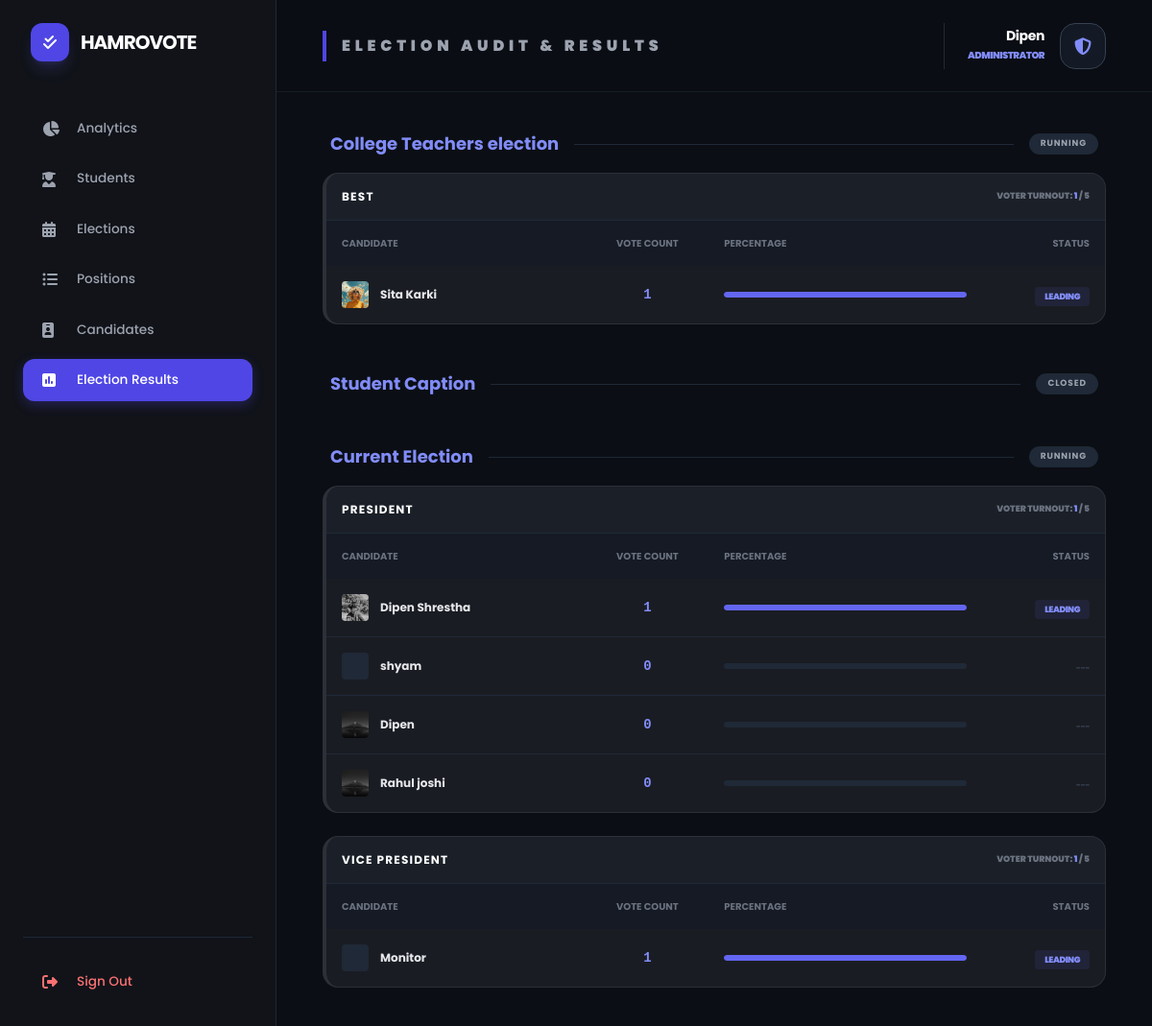
The app's page /election-results/ (signed in) with its own data.
### voter/models.py (models this page shows, shortened)
class Election(models.Model):
    title = models.CharField(max_length=200)
    description = models.TextField(blank=True, null=True)
    start_date = models.DateTimeField()
    end_date = models.DateTimeField()
    is_active = models.BooleanField(default=True)
    created_at = models.DateTimeField(auto_now_add=True)
    @property
    def status(self):
        now = timezone.now()
        if not self.is_active:
            return "Disabled"
        if now < self.start_date:
            return "Upcoming"
        elif now > self.end_date:
            return "Closed"
        return "Running"
    class Meta:
        ordering = ['-start_date']

class Position(models.Model):
    election = models.ForeignKey(Election, on_delete=models.CASCADE, related_name='positions')
    title = models.CharField(max_length=100)
    description = models.TextField(blank=True, null=True)
    order = models.IntegerField(default=0)
    class Meta:
        ordering = ['order']

class Candidate(models.Model):
    position = models.ForeignKey(Position, on_delete=models.CASCADE, related_name='candidates')
    name = models.CharField(max_length=100)
    bio = models.TextField()
    manifesto = models.TextField()
    photo = models.ImageField(upload_to='candidates/', blank=True, null=True)
    is_active = models.BooleanField(default=True)
    created_at = models.DateTimeField(auto_now_add=True)

### dashboard/views.py (the view)
# urls.py: path('election-results/', views.election_results, name='admin_results'),
@staff_member_required
def election_results(request):
    elections = Election.objects.all().order_by('-start_date')
    total_students = Student_list.objects.count()
    results_data = []
    for election in elections:
        pos_list = []
        for pos in election.positions.all():
            candidates = Candidate.objects.filter(position=pos).annotate(
                vote_count=Count('anonymousballot')
            ).order_by('-vote_count')
            participation_count = ParticipationLedger.objects.filter(position=pos).count()
            winner = candidates.first() if candidates.exists() and candidates.first().vote_count > 0 else None
            pos_list.append({
                'position': pos,
                'candidates': candidates,
                'turnout': participation_count,
                'winner': winner
            })
        results_data.append({
            'election': election,
            'positions': pos_list
        })
    return render(request, 'admin_results.html', {
        'results_data': results_data,
        'total_students': total_students
    })

### dashboard/templates/admin_results.html (shortened to what this page needs)
{% extends 'dashboard/base.html' %}
{% block page_title %}Election Audit & Results{% endblock %}
{% block content %}
<div class="w-full px-2 space-y-12">
    {% for data in results_data %}
    <div class="space-y-4">
        <div class="flex items-center gap-4 px-2">
            <h2 class="text-lg font-bold text-indigo-400">{{ data.election.title }}</h2>
            <div class="h-[1px] flex-1 bg-gray-800"></div>
            <span class="text-[9px] font-bold px-3 py-1 rounded-full bg-gray-800 text-gray-400 uppercase tracking-widest">
                {{ data.election.status }}
            </span>
        </div>
        <div class="space-y-6">
            {% for item in data.positions %}
            <div class="card overflow-hidden border-l-4 {% if data.status == 'closed' %}border-emerald-500{% endif %}">
                <div class="p-4 bg-gray-800/30 flex justify-between items-center border-b border-gray-800">
                    <h3 class="font-bold text-white uppercase tracking-widest text-xs">{{ item.position.title }}</h3>
                    <div class="text-[9px] font-black text-gray-500 uppercase">
                        Voter Turnout: <span class="text-indigo-400">{{ item.turnout }}</span> / {{ total_students }}
                    </div>
                </div>
                <table class="w-full text-left border-collapse table-fixed">
                    <thead class="text-[10px] text-gray-500 uppercase font-black bg-gray-900/50">
                        <tr>
                            <th class="p-4 w-1/3">Candidate</th>
                            <th class="p-4 w-32 text-center">Vote Count</th>
                            <th class="p-4">Percentage</th>
                            <th class="p-4 w-32 text-right">Status</th>
                        </tr>
                    </thead>
                    <tbody class="divide-y divide-gray-800">
                        {% for c in item.candidates %}
                        <tr class="hover:bg-white/5 transition">
                            <td class="p-4 truncate">
                                <div class="flex items-center gap-3">
                                    <div class="w-7 h-7 rounded bg-gray-800 overflow-hidden flex-shrink-0">
                                        {% if c.photo %}<img src="{{ c.photo.url }}" class="w-full h-full object-cover">{% endif %}
                                    </div>
                                    <span class="font-bold text-gray-200 text-xs truncate">{{ c.name }}</span>
                                </div>
                            </td>
                            <td class="p-4 text-center font-mono text-indigo-400 font-black text-sm">
                                {{ c.vote_count }}
                            </td>
                            <td class="p-4">
                                <div class="w-full bg-gray-800 h-1.5 rounded-full overflow-hidden">
                                    <div class="bg-indigo-500 h-full rounded-full" style="width: {% if item.turnout > 0 %}{% widthratio c.vote_count item.turnout 100 %}{% else %}0{% endif %}%"></div>
                                </div>
                            </td>
                            <td class="p-4 text-right">
                                {% if c == item.winner %}
                                    {% if data.election.status == "Closed" %}
                                        <span class="text-[9px] font-black text-emerald-500 bg-emerald-500/10 px-2.5 py-1 rounded uppercase tracking-tighter">Winner</span>
                                    {% else %}
                                        <span class="text-[9px] font-black text-indigo-400 bg-indigo-500/10 px-2.5 py-1 rounded uppercase tracking-tighter">Leading</span>
                                    {% endif %}
                                {% else %}
                                    <span class="text-[9px] font-bold text-gray-700 uppercase tracking-tighter">---</span>
                                {% endif %}
                            </td>
                        </tr>
                        {% endfor %}
                    </tbody>
                </table>
            </div>
            {% endfor %}
        </div>
    </div>
    {% endfor %}
</div>
{% endblock %}

### dashboard/templates/dashboard/base.html (shortened to what this page needs)
<!DOCTYPE html>
<html lang="en">
<head>
    <script src="https://cdn.tailwindcss.com"></script>
    <link rel="stylesheet" href="https://cdnjs.cloudflare.com/ajax/libs/font-awesome/6.4.0/css/all.min.css">
</head>
<body class="flex min-h-screen">
    <aside class="w-72 sidebar p-6 flex flex-col sticky top-0 h-screen z-50">
        <div class="flex items-center gap-3 mb-12 px-2">
            <div class="w-10 h-10 bg-indigo-600 rounded-xl flex items-center justify-center shadow-lg shadow-indigo-500/20">
                <i class="fas fa-check-double text-white"></i>
            </div>
            <span class="text-xl font-bold tracking-tighter text-white uppercase">HamroVote</span>
        </div>
        <nav class="flex-1 space-y-2">
            <a href="{% url 'dashboard:admin_dashboard' %}" class="nav-link {% if request.resolver_match.url_name == 'admin_dashboard' %}active{% endif %}">
                <i class="fas fa-chart-pie"></i> Analytics
            </a>
            <a href="{% url 'dashboard:manage_students' %}" class="nav-link {% if request.resolver_match.url_name == 'manage_students' %}active{% endif %}">
                <i class="fas fa-user-graduate"></i> Students
            </a>
            <a href="{% url 'dashboard:manage_elections' %}" class="nav-link {% if request.resolver_match.url_name == 'manage_elections' %}active{% endif %}">
                <i class="fas fa-calendar-alt"></i> Elections
            </a>
            <a href="{% url 'dashboard:manage_positions' %}" class="nav-link {% if request.resolver_match.url_name == 'manage_positions' %}active{% endif %}">
                <i class="fas fa-list-ul"></i> Positions
            </a>
            <a href="{% url 'dashboard:manage_candidates' %}" class="nav-link {% if request.resolver_match.url_name == 'manage_candidates' %}active{% endif %}">
                <i class="fas fa-id-badge"></i> Candidates
            </a>
                <a href="{% url 'dashboard:admin_results' %}" class="nav-link {% if request.resolver_match.url_name == 'admin_results' %}active{% endif %}">
        <i class="fas fa-poll"></i> Election Results
    </a>
        </nav>
        <div class="mt-auto pt-6 border-t border-gray-800">
            <a href="{% url 'accounts:logout' %}" class="nav-link text-red-400 hover:bg-red-500/10">
                <i class="fas fa-sign-out-alt"></i> Sign Out
            </a>
        </div>
    </aside>
    <div class="flex-1 flex flex-col">
<header class="h-24 border-b border-gray-800/60 flex items-center justify-between px-12 bg-[#0b0e14]/80 backdrop-blur-md sticky top-0 z-40">
    <div>
        <h2 class="text-base font-black text-gray-400 uppercase tracking-[0.3em] border-l-4 border-indigo-600 pl-4 py-1">
            {% block page_title %}Overview{% endblock %}
        </h2>
    </div>
    <div class="flex items-center gap-6">
        <div class="flex items-center gap-4 pl-6 border-l border-gray-800">
            <div class="text-right hidden sm:block">
                <p class="text-sm font-bold text-white leading-none capitalize tracking-tight">{{ user.username }}</p>
                <p class="text-[10px] text-indigo-400 font-black uppercase tracking-tighter mt-1.5">Administrator</p>
            </div>
            <div class="w-12 h-12 bg-gray-800/50 rounded-2xl flex items-center justify-center border border-gray-700 shadow-inner">
                <i class="fas fa-shield-alt text-indigo-400 text-lg"></i>
            </div>
        </div>
    </div>
</header>
        <main class="p-10 flex-1">
            {% block content %}{% endblock %}
        </main>
    </div>
</body>
</html>

### dashboard/templates/dashboard/base.html (style rules this page uses)
body { background-color: #0b0e14; color: #e5e7eb; font-family: 'Poppins', sans-serif; }
.sidebar { background-color: #111319; border-right: 1px solid #1f2937; }
.card { background-color: #1a1c23; border: 1px solid #2d2f39; border-radius: 1rem; }
.nav-link { color: #9ca3af; padding: 0.75rem 1.25rem; display: flex; align-items: center; border-radius: 0.75rem; transition: all 0.2s ease; font-size: 0.85rem; font-weight: 500; }
.nav-link.active { background-color: #4f46e5; color: #fff; box-shadow: 0 4px 12px rgba(79, 70, 229, 0.3); }
.nav-link i { width: 2.25rem; font-size: 1rem; }

### records on screen
Election: election "College Teachers election", election.status "RUNNING"
Position: position "BEST", turnout "1", total_students "5"
Candidate: photo (picture), name "Sita Karki", vote_count "1", shows "LEADING"
Election: election "Student Caption", election.status "CLOSED"
Election: election "Current Election", election.status "RUNNING"
Position: position "PRESIDENT", turnout "1", total_students "5"
Candidate: photo (picture), name "Dipen Shrestha", vote_count "1", shows "LEADING"
Candidate: name "shyam", vote_count "0"
Candidate: photo (picture), name "Dipen", vote_count "0"
Candidate: photo (picture), name "Rahul joshi", vote_count "0"
Position: position "VICE PRESIDENT", turnout "1", total_students "5"
Candidate: name "Monitor", vote_count "1", shows "LEADING"

### other values on screen
{{ user.username }} "Dipen"
